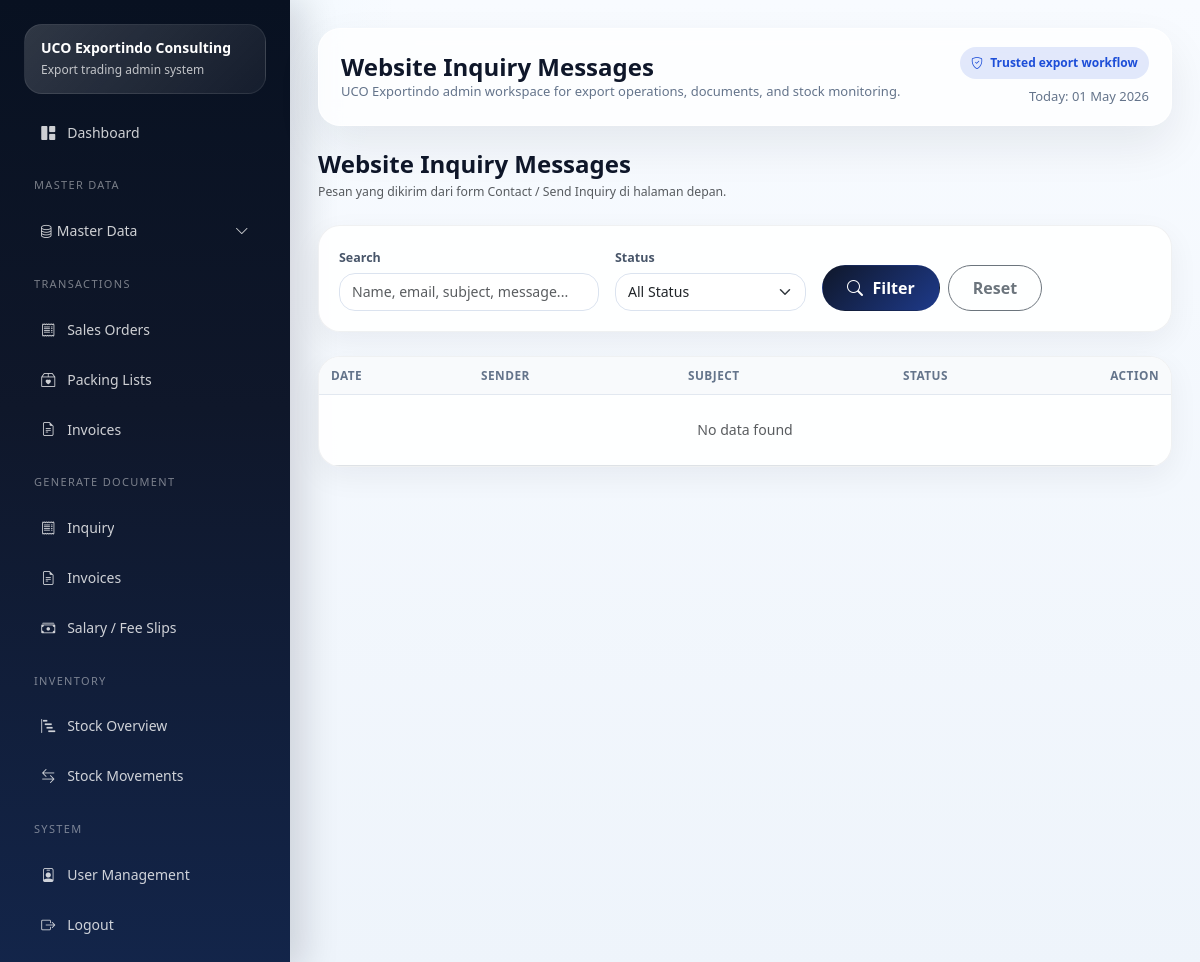
Page /index.php/contact_messages (signed in) on the earlier database version.
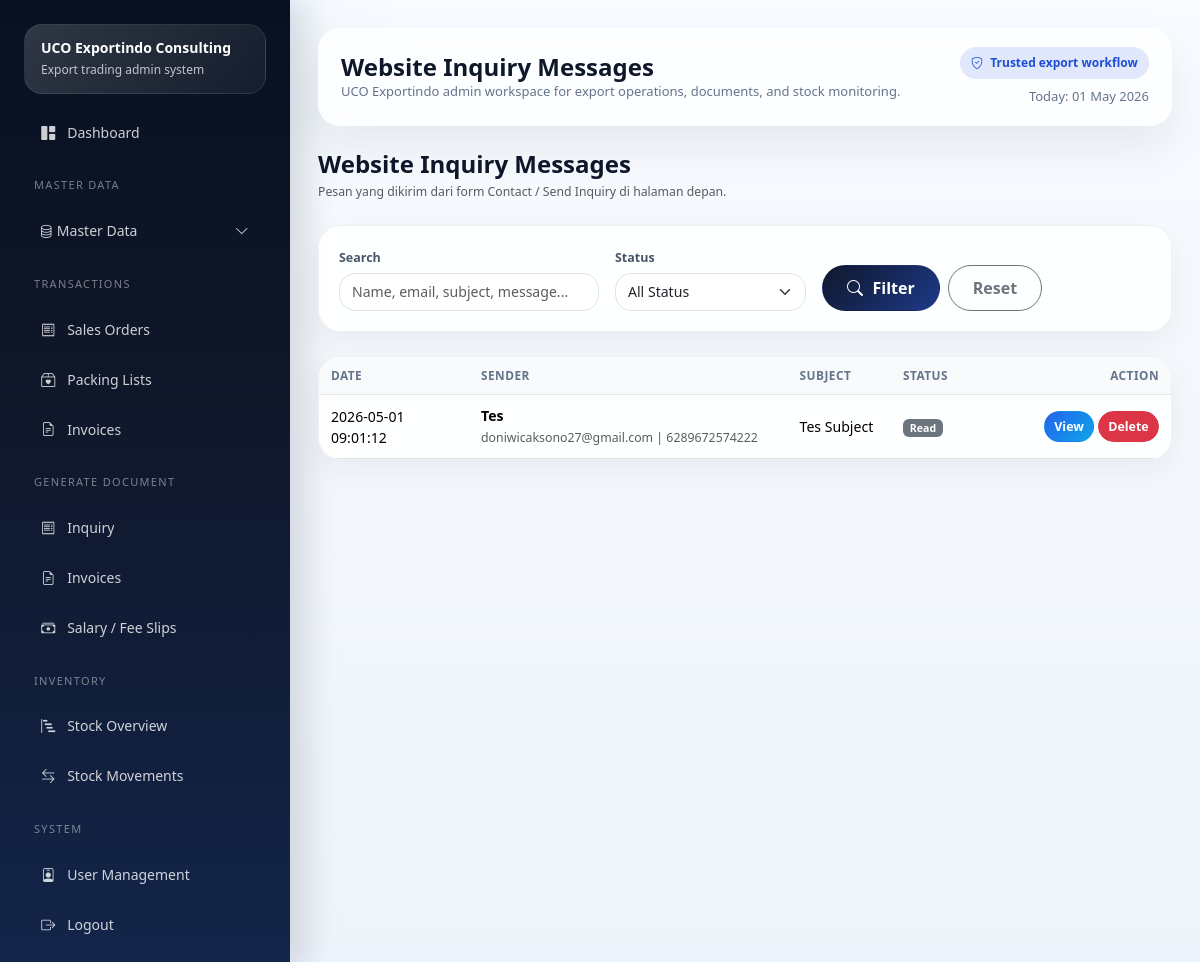
Same page on the later database version.
### tables this page shows
CREATE TABLE IF NOT EXISTS `inquiry_messages` (
  `id` int NOT NULL AUTO_INCREMENT,
  `full_name` varchar(150) NOT NULL,
  `email` varchar(150) NOT NULL,
  `phone` varchar(50) DEFAULT NULL,
  `subject` varchar(200) NOT NULL,
  `message` text NOT NULL,
  `status` varchar(20) DEFAULT 'new',
  `created_at` datetime DEFAULT NULL,
  `updated_at` datetime DEFAULT NULL,
  PRIMARY KEY (`id`)
);

### application/core/MY_Controller.php (called while the page is built, shortened)
<?php
class MY_Controller extends CI_Controller
{
    protected $user;
    public function __construct()
    {
        $this->user = $this->session->userdata('user');
    }
    protected function render($view, $data = [], $layout = 'admin')
    {
        $data['current_user'] = $this->user;
        $this->load->view('templates/admin_header', $data);
        $this->load->view($view, $data);
        $this->load->view('templates/admin_footer', $data);
    }
}

### application/controllers/Contact_messages.php (called while the page is built, shortened)
<?php
class Contact_messages extends MY_Controller
{
    public function index()
    {
        $data['page_title'] = 'Website Inquiry Messages';
        $data['filter_status'] = $this->input->get('status', true);
        $data['keyword'] = $this->input->get('q', true);
        $data['rows'] = $this->inq_msg->rows($data['filter_status'], $data['keyword']);
        $this->render('admin/contact_messages/index', $data);
    }
}

### index.php (called while the page is built, shortened)
<?php
require BASEPATH . 'core/CodeIgniter.php';

### application/models/Inquiry_message_model.php (called while the page is built, shortened)
<?php
class Inquiry_message_model extends CI_Model
{
    protected $table = 'inquiry_messages';
    public function rows($status = null, $keyword = null)
    {
        $this->db->order_by('created_at', 'DESC');
        return $this->db->get($this->table)->result_array();
    }
}

### application/views/admin/contact_messages/index.php (the view, shortened to what the changed rows need)
<?php
if (!function_exists('e_inq')) {
    function e_inq($str)
    {
        return htmlspecialchars((string)$str, ENT_QUOTES, 'UTF-8');
    }
}
?>
<div class="card border-0 shadow-sm rounded-4">
    <div class="table-responsive">
        <table class="table table-hover align-middle mb-0">
            <thead class="table-light">
                <tr>
                    <th style="width:150px;">Date</th>
                    <th>Sender</th>
                    <th>Subject</th>
                    <th style="width:110px;">Status</th>
                    <th style="width:170px;" class="text-end">Action</th>
                </tr>
            </thead>
            <tbody>
                <?php if (!empty($rows)): ?>
                    <?php foreach ($rows as $row): ?>
                        <tr>
                            <td><?= e_inq($row['created_at'] ?? '-'); ?></td>
                            <td>
                                <strong><?= e_inq($row['full_name'] ?? '-'); ?></strong><br>
                                <small class="text-muted">
                                    <?= e_inq($row['email'] ?? '-'); ?>
                                    <?php if (!empty($row['phone'])): ?>
                                        | <?= e_inq($row['phone']); ?>
                                    <?php endif; ?>
                                </small>
                            </td>
                            <td><?= e_inq($row['subject'] ?? '-'); ?></td>
                            <td>
                                <span class="badge bg-<?= ($row['status'] ?? '') === 'new' ? 'danger' : 'secondary'; ?>">
                                    <?= ucfirst($row['status'] ?? 'new'); ?>
                                </span>
                            </td>
                            <td class="text-end">
                                <a href="<?= site_url('contact_messages/view/' . $row['id']); ?>"
                                    class="btn btn-sm btn-primary rounded-pill">
                                    View
                                </a>
                                <a href="<?= site_url('contact_messages/delete/' . $row['id']); ?>"
                                    class="btn btn-sm btn-danger rounded-pill"
                                    onclick="return confirm('Yakin mau hapus inquiry ini?');">
                                    Delete
                                </a>
                            </td>
                        </tr>
                    <?php endforeach; ?>
                <?php else: ?>
                    <tr>
                        <td colspan="5" class="text-center text-muted py-4">No data found</td>
                    </tr>
                <?php endif; ?>
            </tbody>
        </table>
    </div>
</div>

Differences in the rows shown:
added inquiry_messages: created_at "2026-05-01 09:01:12", full_name "Tes", email "doniwicaksono27@gmail.com", phone "6289672574222", subject "Tes Subject", status "Read"
Other differences:
text no longer shown: "No data found"
